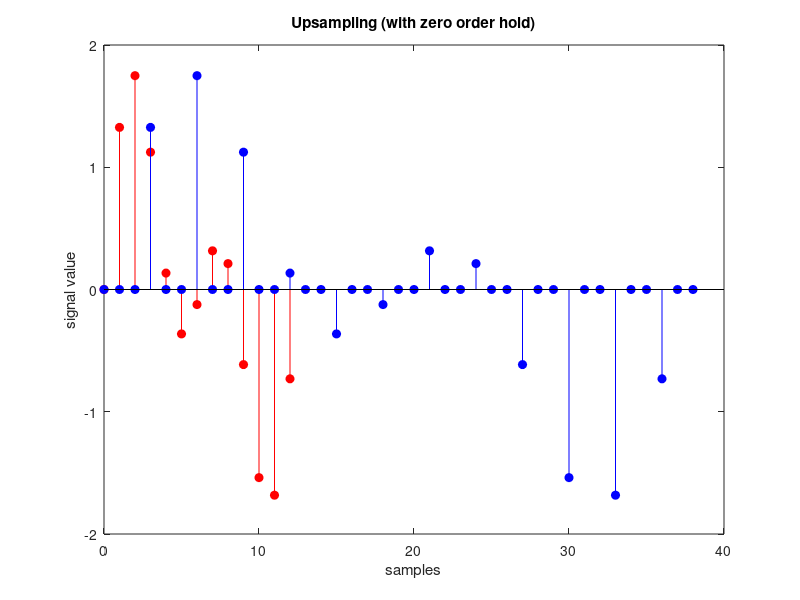

Recreate this plot in MATLAB.
load('q2_1.mat');
% upsampling with linear interpolation
M = 3;
len = length(x);
y = zeros(1,M*len);

for k=0:len-1
    w = k*M;
    y(w + 1) = x(k+1);
end

figure;
stem(0:len-1,x,'filled','red');
title('Upsampling (with zero order hold)');
xlabel('samples');
ylabel('signal value');
hold on;
stem(0:M*len-1,y,'filled','blue');
hold off;

